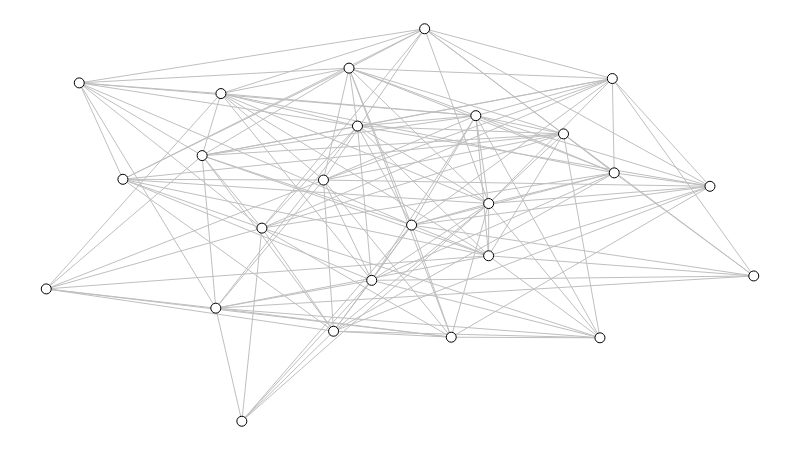

Write notebook code for a chart like this one.
### Markdown cell above
Exemplo de grafo:

(esse grafo representa o *ambiente* do modelo)

### Code cell
def build_graph():
    g = nx.erdos_renyi_graph(NUM_NODES, DENSITY)

    sn.reset_node_colors(g)
    sn.reset_edge_colors(g)

    return g


g = build_graph()

sn.reset_positions(g)

sn.show_graph(g)

### Figure 1 — Plotly figure (JSON) as saved in the notebook; plotly's stock layout.template omitted (floating-point values rounded to 4 significant figures; data arrays with more than 128 entries replaced by an {"elided": "..."} marker saying what was removed)
{"data": [{"hoverinfo": "none", "line": {"color": "rgb(191, 191, 191)", "width": 1}, "mode": "lines", "type": "scatter", "uid": "9f134e9e-d89d-11e8-875c-784f43a1779a", "x": {"elided": "444 float values"}, "y": {"elided": "444 float values"}}, {"hoverinfo": "none", "marker": {"color": "rgb(255, 255, 255)", "line": {"color": "rgb(0, 0, 0)", "width": 1}, "size": 10}, "mode": "markers+text", "text": [], "textfont": {"color": "rgb(0, 0, 0)"}, "textposition": "middle center", "type": "scatter", "uid": "9f135100-d89d-11e8-875c-784f43a1779a", "x": [0.5724, 0.7311, 0.1083, 0.5348, 0.2764, 0.4279, 0.2203, 0.6072, 0.9381, 0.4061, 0, 0.3048, 0.2396, 0.8028, 0.04667, 0.7826, 0.6253, 0.46, 1, 0.2469, 0.4399, 0.5164, 0.3918, 0.8001, 0.6253], "y": [0.2141, 0.7321, 0.6164, 1, 0, 0.8997, 0.6768, 0.7786, 0.5986, 0.2293, 0.3371, 0.492, 0.2881, 0.6328, 0.862, 0.2126, 0.4216, 0.359, 0.3702, 0.8348, 0.752, 0.4998, 0.6145, 0.8732, 0.5547]}], "layout": {"height": 450, "margin": {"b": 0, "l": 0, "r": 0, "t": 0}, "showlegend": false, "width": 800, "xaxis": {"showgrid": false, "showticklabels": false, "zeroline": false}, "yaxis": {"showgrid": false, "showticklabels": false, "zeroline": false}}}
